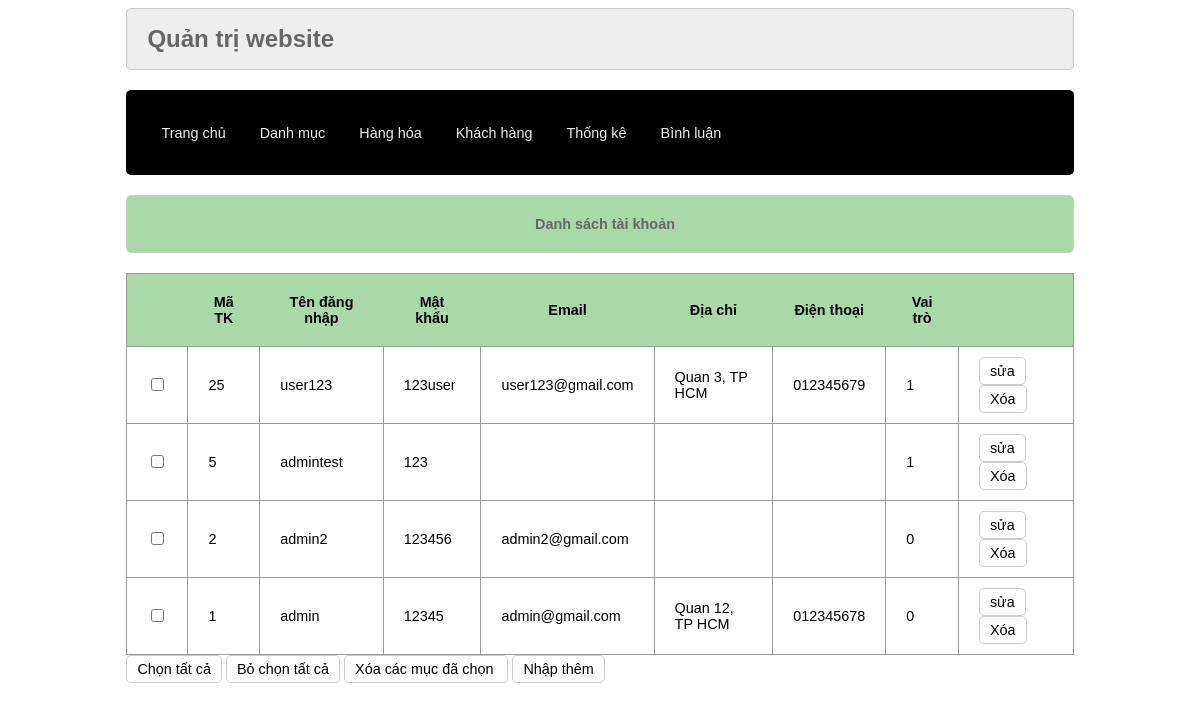
The app's page /admin/index.php?act=dskh with its own data.
### tables this page shows
CREATE TABLE `taikhoan` (
  `id` int(10) NOT NULL,
  `user` varchar(50) NOT NULL,
  `pass` varchar(50) NOT NULL,
  `email` varchar(255) NOT NULL,
  `address` varchar(255) DEFAULT NULL,
  `tel` varchar(20) DEFAULT NULL,
  `role` tinyint(4) NOT NULL DEFAULT 0
);

### model/pdo.php (called while the page is built, shortened)
<?php
function pdo_get_connection(){
    $dburl = "mysql:host=localhost;dbname=duanmau;charset=utf8";
    $username = 'root';
    $password = '';
    $conn = new PDO($dburl, $username, $password);
    $conn->setAttribute(PDO::ATTR_ERRMODE, PDO::ERRMODE_EXCEPTION);
    return $conn;
}
function pdo_query($sql){
    $sql_args = array_slice(func_get_args(), 1);
    try{
        $conn = pdo_get_connection();
        $stmt = $conn->prepare($sql);
        $stmt->execute($sql_args);
        $rows = $stmt->fetchAll();
        return $rows;
    }
    catch(PDOException $e){
        throw $e;
    }
    finally{
        unset($conn);
    }
}

### model/taikhoan.php (called while the page is built, shortened)
<?php
    function loadall_taikhoan(){
        $sql="select * from taikhoan order by id desc";
        $listtaikhoan=pdo_query($sql);
        return $listtaikhoan;
    }
?>

### admin/taikhoan/list.php (the view)
<div class="row">
            <div class="row header formtitle">
                <H1>Danh sách tài khoản</H1>
            </div>
            <div class="row fromcontent">
                <div class="row m10 formdslh">
                    <table>
                        <tr>
                            <th></th>
                            <th>Mã TK</th>
                            <th>Tên đăng nhập</th>
                            <th>Mật khẩu</th>
                            <th>Email</th>
                            <th>Địa chỉ</th>
                            <th>Điện thoại</th>
                            <th>Vai trò</th>
                            <th></th>
                        </tr>
                            <?php
                                foreach ($listtaikhoan as $taikhoan) {
                                    extract($taikhoan);
                                    $suatk="index.php?act=suatk&id=".$id;
                                    $xoatk="index.php?act=xoatk&id=".$id;
                                    echo '<tr>
                                    <td><input type="checkbox" name="" id=""></td>
                                    <td>'.$id.'</td>
                                    <td>'.$user.'</td>
                                    <td>'.$pass.'</td>
                                    <td>'.$email.'</td>
                                    <td>'.$address.'</td>
                                    <td>'.$tel.'</td>
                                    <td>'.$role.'</td>
                                    <td><a href="'.$suatk.'"><input type="button" value="sửa"></a> <a href="'.$xoatk.'" ><input type="button" value="Xóa"></a> </td>
                                </tr>';
                                }
                            ?>
                    </table>
                </div>
                <div class="row m10">
                    <input type="button" value="Chọn tất cả">
                    <input type="button" value="Bỏ chọn tất cả">
                    <input type="button" value="Xóa các mục đã chọn ">
                    <a href="index.php?act=adddm"><input type="button" value="Nhập thêm"></a>
                </div>
            </div>
        </div>

### view/css/slyte.css (style rules this page uses)
* { box-sizing: border-box; font-family: sans-serif; font-size: 1.2vw; }
.row { float: left; width: 100%; }
.header { background-color: aquamarine; border: 1px #090 solid; color: blue; border-radius: 5px; }
.header h1 { margin: 20px; text-align: center; font-size: 2vw; }
.formtaikhoan input[type="submit"], .fromcontent input[type="submit"], .fromcontent input[type="reset"], .formtaikhoan input[type="reset"], .fromcontent input[type="button"] { border-radius: 5px; padding: 5px 10px; background-color: white; border: 1px #ccc solid; }
.formtitle { background-color: rgb(169, 216, 169); border: 1px #ccc solid; color: #666; border-radius: 5px; padding: 20px 10px; }
.formtitle h1 { margin: 0px; padding-left: 10px; font-size: 1.2vw; }
.fromcontent { padding: 20px 0px; }
.formdslh table { border: 1px #999 solid; width: 100%; border-collapse: collapse; }
.formdslh table th { padding: 20px; background-color: rgb(169, 216, 169); }
.formdslh table td { padding: 10px 20px; border: 1px #999 solid; }

### records on screen
taikhoan: id "25", user "user123", pass "123user", email "user123@gmail.com", address "Quan 3, TP HCM", tel "012345679", role "1"
taikhoan: id "5", user "admintest", pass "123", role "1"
taikhoan: id "2", user "admin2", pass "123456", email "admin2@gmail.com", role "0"
taikhoan: id "1", user "admin", pass "12345", email "admin@gmail.com", address "Quan 12, TP HCM", tel "012345678", role "0"
